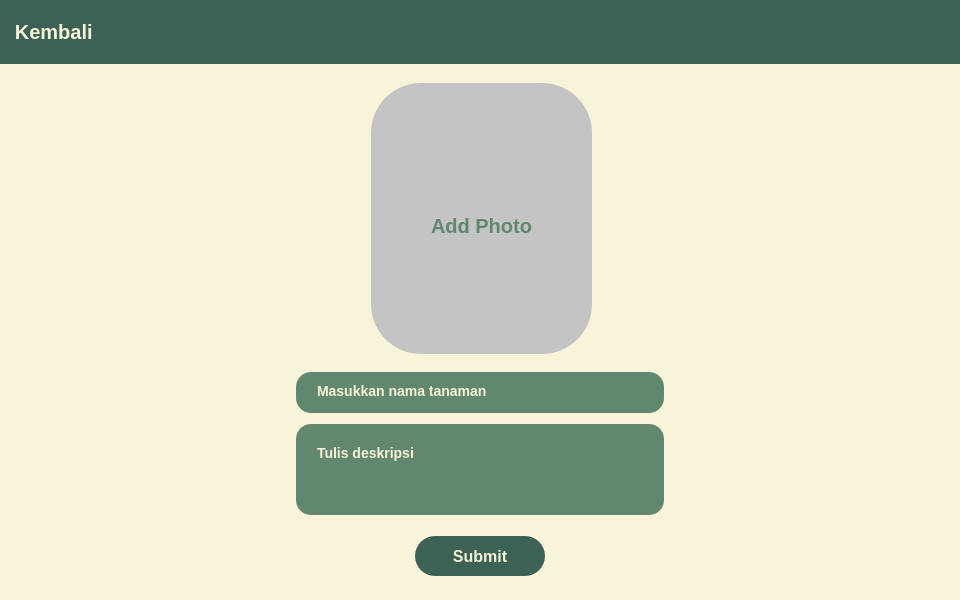
<?xml version="1.0" encoding="UTF-8"?>
<ui version="4.0">
 <class>MainWindow</class>
 <widget class="QMainWindow" name="MainWindow">
  <property name="geometry">
   <rect>
    <x>0</x>
    <y>0</y>
    <width>960</width>
    <height>600</height>
   </rect>
  </property>
  <property name="windowTitle">
   <string>MainWindow</string>
  </property>
  <property name="styleSheet">
   <string notr="true">*{
	border: none;
	background-color: transparent;
	background: transparent;
	padding: 0;
	margin: 0;
}</string>
  </property>
  <widget class="QWidget" name="centralwidget">
   <widget class="QWidget" name="header" native="true">
    <property name="enabled">
     <bool>true</bool>
    </property>
    <property name="geometry">
     <rect>
      <x>0</x>
      <y>0</y>
      <width>960</width>
      <height>64</height>
     </rect>
    </property>
    <property name="sizePolicy">
     <sizepolicy hsizetype="MinimumExpanding" vsizetype="Fixed">
      <horstretch>0</horstretch>
      <verstretch>0</verstretch>
     </sizepolicy>
    </property>
    <property name="minimumSize">
     <size>
      <width>0</width>
      <height>60</height>
     </size>
    </property>
    <property name="layoutDirection">
     <enum>Qt::LeftToRight</enum>
    </property>
    <property name="autoFillBackground">
     <bool>false</bool>
    </property>
    <property name="styleSheet">
     <string notr="true">#header {
	background-color: #3C6255;
}</string>
    </property>
    <layout class="QHBoxLayout" name="horizontalLayout">
     <item>
      <widget class="QFrame" name="frame_temp">
       <property name="frameShape">
        <enum>QFrame::StyledPanel</enum>
       </property>
       <property name="frameShadow">
        <enum>QFrame::Raised</enum>
       </property>
       <layout class="QHBoxLayout" name="horizontalLayout_3">
        <property name="topMargin">
         <number>0</number>
        </property>
        <property name="bottomMargin">
         <number>0</number>
        </property>
        <item alignment="Qt::AlignLeft">
         <widget class="QPushButton" name="btn_back">
          <property name="styleSheet">
           <string notr="true">#btn_back {
	color: #F7F4D9;
	font-size: 20px;
	font-weight: 600;
}

#btn_back:hover {
	color: #DEDBC0;
}</string>
          </property>
          <property name="text">
           <string> Kembali</string>
          </property>
          <property name="icon">
           <iconset resource="../artikel/resources.qrc">
            <normaloff>:/icons/left__arrow2.svg</normaloff>:/icons/left__arrow2.svg</iconset>
          </property>
          <property name="iconSize">
           <size>
            <width>24</width>
            <height>24</height>
           </size>
          </property>
          <property name="autoExclusive">
           <bool>false</bool>
          </property>
          <property name="flat">
           <bool>false</bool>
          </property>
         </widget>
        </item>
       </layout>
      </widget>
     </item>
     <item>
      <widget class="QFrame" name="frame_logo">
       <property name="frameShape">
        <enum>QFrame::StyledPanel</enum>
       </property>
       <property name="frameShadow">
        <enum>QFrame::Raised</enum>
       </property>
       <layout class="QHBoxLayout" name="horizontalLayout_2">
        <property name="spacing">
         <number>0</number>
        </property>
        <property name="leftMargin">
         <number>0</number>
        </property>
        <property name="topMargin">
         <number>0</number>
        </property>
        <property name="rightMargin">
         <number>0</number>
        </property>
        <property name="bottomMargin">
         <number>0</number>
        </property>
        <item>
         <widget class="QLabel" name="logo">
          <property name="minimumSize">
           <size>
            <width>0</width>
            <height>0</height>
           </size>
          </property>
          <property name="maximumSize">
           <size>
            <width>42</width>
            <height>42</height>
           </size>
          </property>
          <property name="pixmap">
           <pixmap>../artikel/logo_circle.png</pixmap>
          </property>
          <property name="scaledContents">
           <bool>true</bool>
          </property>
         </widget>
        </item>
       </layout>
      </widget>
     </item>
     <item>
      <widget class="QFrame" name="frame_temp_2">
       <property name="frameShape">
        <enum>QFrame::StyledPanel</enum>
       </property>
       <property name="frameShadow">
        <enum>QFrame::Raised</enum>
       </property>
      </widget>
     </item>
    </layout>
   </widget>
   <widget class="QWidget" name="body" native="true">
    <property name="geometry">
     <rect>
      <x>0</x>
      <y>64</y>
      <width>960</width>
      <height>536</height>
     </rect>
    </property>
    <property name="styleSheet">
     <string notr="true">#body {
	background-color: #F7F4D9;
}</string>
    </property>
    <layout class="QVBoxLayout" name="verticalLayout_2">
     <property name="spacing">
      <number>0</number>
     </property>
     <property name="leftMargin">
      <number>0</number>
     </property>
     <property name="topMargin">
      <number>0</number>
     </property>
     <property name="rightMargin">
      <number>0</number>
     </property>
     <property name="bottomMargin">
      <number>0</number>
     </property>
     <item>
      <widget class="QFrame" name="content">
       <property name="frameShape">
        <enum>QFrame::StyledPanel</enum>
       </property>
       <property name="frameShadow">
        <enum>QFrame::Raised</enum>
       </property>
       <widget class="QFrame" name="submit">
        <property name="geometry">
         <rect>
          <x>0</x>
          <y>466</y>
          <width>960</width>
          <height>71</height>
         </rect>
        </property>
        <property name="frameShape">
         <enum>QFrame::StyledPanel</enum>
        </property>
        <property name="frameShadow">
         <enum>QFrame::Raised</enum>
        </property>
        <widget class="QPushButton" name="btn_submit">
         <property name="geometry">
          <rect>
           <x>415</x>
           <y>6</y>
           <width>130</width>
           <height>40</height>
          </rect>
         </property>
         <property name="sizePolicy">
          <sizepolicy hsizetype="Fixed" vsizetype="Fixed">
           <horstretch>0</horstretch>
           <verstretch>0</verstretch>
          </sizepolicy>
         </property>
         <property name="styleSheet">
          <string notr="true">#btn_submit {
	border-radius: 20px;
	background: #3C6255;
	color: #F7F3D7;
	font-size: 16px;
	font-weight: 600;
}

#btn_submit:hover {
    background-color: #23493C;
}</string>
         </property>
         <property name="text">
          <string>Submit</string>
         </property>
         <property name="default">
          <bool>false</bool>
         </property>
         <property name="flat">
          <bool>false</bool>
         </property>
        </widget>
       </widget>
       <widget class="QFrame" name="frame_2">
        <property name="geometry">
         <rect>
          <x>0</x>
          <y>0</y>
          <width>960</width>
          <height>467</height>
         </rect>
        </property>
        <property name="frameShape">
         <enum>QFrame::StyledPanel</enum>
        </property>
        <property name="frameShadow">
         <enum>QFrame::Raised</enum>
        </property>
        <widget class="QPlainTextEdit" name="deskripsitanaman">
         <property name="geometry">
          <rect>
           <x>296</x>
           <y>360</y>
           <width>368</width>
           <height>91</height>
          </rect>
         </property>
         <property name="styleSheet">
          <string notr="true">#deskripsitanaman {
	padding: 17px 17px;
	font-size: 14px;
	border-radius: 15px;
	background: #61876E;
	color: #F7F3D7;
	height: 40px;
	font-weight: 600;
	width: 243px;
}</string>
         </property>
         <property name="plainText">
          <string>Tulis deskripsi</string>
         </property>
         <property name="overwriteMode">
          <bool>true</bool>
         </property>
        </widget>
        <widget class="QPlainTextEdit" name="nama_tanaman">
         <property name="geometry">
          <rect>
           <x>296</x>
           <y>308</y>
           <width>368</width>
           <height>41</height>
          </rect>
         </property>
         <property name="styleSheet">
          <string notr="true">#nama_tanaman {
	padding: 7px 17px;
	font-size: 14px;
	border-radius: 15px;
	background: #61876E;
	color: #F7F3D7;
	height: 40px;
	font-weight: 600;
	width: 243px;
}</string>
         </property>
         <property name="plainText">
          <string>Masukkan nama tanaman</string>
         </property>
         <property name="overwriteMode">
          <bool>true</bool>
         </property>
        </widget>
        <widget class="QToolButton" name="add_tanaman_btn">
         <property name="geometry">
          <rect>
           <x>371</x>
           <y>19</y>
           <width>221</width>
           <height>271</height>
          </rect>
         </property>
         <property name="sizePolicy">
          <sizepolicy hsizetype="Ignored" vsizetype="Expanding">
           <horstretch>0</horstretch>
           <verstretch>1</verstretch>
          </sizepolicy>
         </property>
         <property name="contextMenuPolicy">
          <enum>Qt::NoContextMenu</enum>
         </property>
         <property name="layoutDirection">
          <enum>Qt::LeftToRight</enum>
         </property>
         <property name="styleSheet">
          <string notr="true">#add_tanaman_btn{
	border-radius: 50px;
	background: #C4C4C4;
	color: #61876E;
	font-size: 20px;
	font-weight: 600;
	text-align: center;
	padding-top: 45px;
	padding-bottom: 30px;
}

#add_tanaman_btn::hover {
    background-color: #a3a3a3;
}</string>
         </property>
         <property name="text">
          <string>Add Photo</string>
         </property>
         <property name="icon">
          <iconset>
           <normaloff>../../assets/icons/add_tanaman_icon.png</normaloff>../../assets/icons/add_tanaman_icon.png</iconset>
         </property>
         <property name="iconSize">
          <size>
           <width>140</width>
           <height>140</height>
          </size>
         </property>
         <property name="toolButtonStyle">
          <enum>Qt::ToolButtonTextUnderIcon</enum>
         </property>
         <property name="autoRaise">
          <bool>false</bool>
         </property>
        </widget>
       </widget>
      </widget>
     </item>
    </layout>
   </widget>
  </widget>
 </widget>
 <resources>
  <include location="../artikel/resources.qrc"/>
 </resources>
 <connections/>
</ui>
